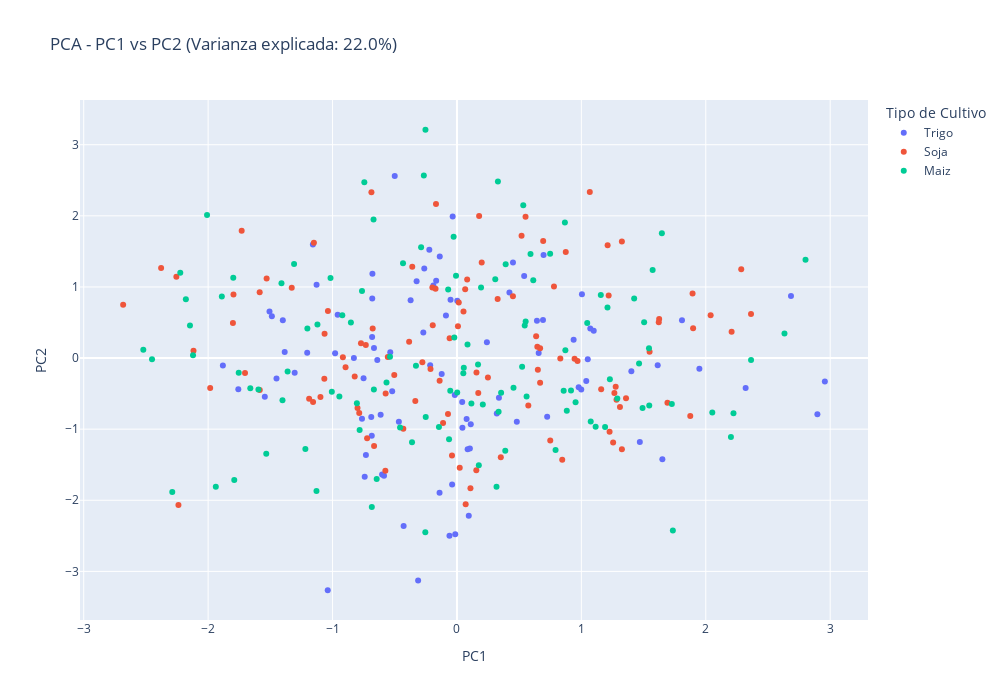
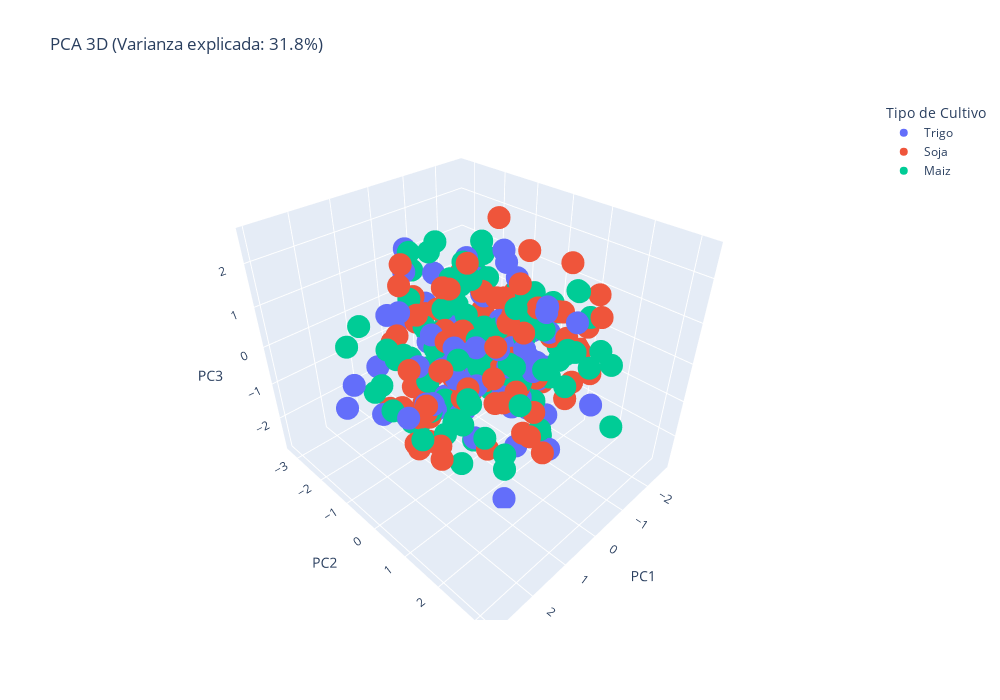

Write notebook code for charts like these, in order.
### Code cell
# ===================
pca_df = pd.DataFrame(X_pca, columns=[f'PC{i+1}' for i in range(n_components_selected)])
pca_df['tipoCultivo'] = y.values

fig = px.scatter(pca_df, x='PC1', y='PC2', color='tipoCultivo',
                 title=f"PCA - PC1 vs PC2 (Varianza explicada: {sum(pca.explained_variance_ratio_[:2])*100:.1f}%)",
                 labels={'tipoCultivo': 'Tipo de Cultivo'})
fig.update_layout(width=1000, height=700)
fig.show()

fig = px.scatter_3d(pca_df, x='PC1', y='PC2', z='PC3', color='tipoCultivo',
                    title=f"PCA 3D (Varianza explicada: {sum(pca.explained_variance_ratio_[:3])*100:.1f}%)",
                    labels={'tipoCultivo': 'Tipo de Cultivo'})
fig.update_layout(width=1000, height=700)
fig.show()
